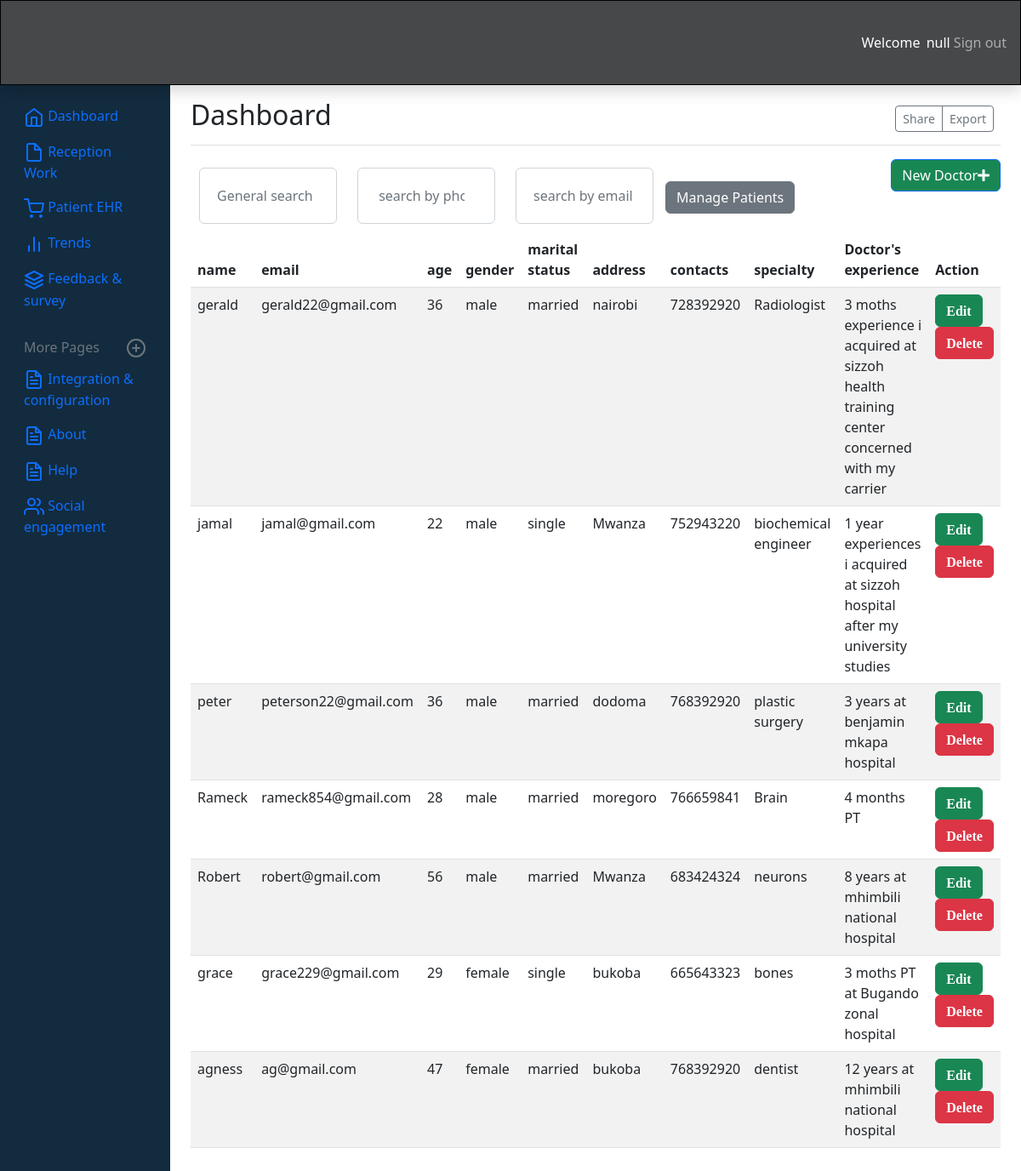
Screenshot of /RegDoc (signed in) with the database file from the repository.
### APP/models.py (models this page shows)
class Staff(models.Model):
     name = models.CharField(max_length=100)
     email= models.EmailField()
     age = models.IntegerField()
     gender = models.CharField(max_length=100)
     marital = models.CharField(max_length=100)
     phone = models.IntegerField()
     address = models.CharField(max_length=200)
     training = models.TextField(max_length=255, default="college training")
     experience = models.TextField(max_length=300, default=" ")
     role = models.CharField(max_length=200, default="doctor")
     specialty = models.CharField(max_length=200)

### APP/views.py (the view)
# urls.py: path('RegDoc', views.RegDoc, name='RegDoc'),
@login_required(login_url="index")
def RegDoc(request):
    customer = customers.objects.all()
    if "name" in request.GET:
        doc_name = request.GET['name']
        doc = Staff.objects.filter(Q(name__icontains=doc_name)|Q(phone__icontains=doc_name)|Q(email__icontains=doc_name))
    else:
        doc = Staff.objects.all()
    context = {'doc':doc,
               'customer':customer
              }
    return render(request, 'registered_doctors.html', context)

### templates/registered_doctors.html (shortened to what this page needs)
 {%extends 'base.html'%}
 {%load static%}
    {%block content%}
    <div class="container-l" id="attended">
        <div class="form-group">
        <a href="{%url 'doctor'%}"><button class="btn btn-primary bg-success" type"button" id="new">New Doctor<i class="fa fa-plus"></i></button></a>
        </div>
        <input type="text" class="form-control" name="name" id="doc_name" placeholder="General search" oninput="doctor1();">
        <input type="number" class="form-control" name="name" id="doc_phone" placeholder=" search by phone number" oninput="doctor2();">
        <input type="email" class="form-control" name="name" id="doc_email" placeholder="search by email" oninput="doctor3();">
        <a href="#"><button type="button" class="btn btn-secondary" id="patient_manage">Manage Patients</button></a>
         <form class="form">
            <div class="table-responsive">
           <table class="table table-striped">
            <thead>
                <tr>
                    <th scope="col">name</th>
                    <th scope="col">email</th>
                    <th scope="col">age</th>
                    <th scope="col">gender</th>
                    <th scope="col">marital status</th>
                    <th scope="col">address</th>
                    <th scope="col">contacts</th>
                    <th scope="col">specialty</th>
                    <th scope="col">Doctor's experience</th>
                    <th scope="col">Action</th>
                </tr>
            </thead>
            <tbody>
               {%for i in doc%}
                <tr>
                    <td>{{i.name}}</td>
                    <td>{{i.email}}</td>
                    <td>{{i.age}}</td>
                    <td>{{i.gender}}</td>
                    <td>{{i.marital}}</td>
                    <td>{{i.address}}</td>
                    <td>{{i.phone}}</td>
                    <td>{{i.specialty}}</td>
                    <td>{{i.experience}}</td>
                    <td>
                    <a href="{%url 'edit_staff' i.id%}"><button type="button"
                    class="btn btn-success btn-xs"><i class="fa fa-pencil">Edit</i></button></a>
                    <a href="{%url 'delete_staff' i.id%}"><button type="button"
                    class="btn btn-danger btn-xs"><i class="fa fa-trash-can">Delete</i></button></a>
                    </td>
                </tr>
               {%endfor%}
            </tbody>
           </table>
           </div>
           <br>
        <br>
        <br>
        </form>
    </div>
    {%endblock%}

### static/style.css (style rules this page uses)
* { margin: 0%; padding:0%; }
body { margin: 0%; padding: auto; overflow-x: hidden; }
#attended input { max-width:17%; padding: 20px; display: inline; margin: 10px; }
#new { float: right; }

### rows the page displays
Staff: name "gerald", email "gerald22@gmail.com", age "36", gender "male", marital "married", address "nairobi", phone "728392920", specialty "Radiologist", experience "3 moths experience i acquired at sizzoh health training center concerned with my carrier"
Staff: name "jamal", email "jamal@gmail.com", age "22", gender "male", marital "single", address "Mwanza", phone "752943220", specialty "biochemical engineer", experience "1 year experiences i acquired at sizzoh hospital after my university studies"
Staff: name "peter", email "peterson22@gmail.com", age "36", gender "male", marital "married", address "dodoma", phone "768392920", specialty "plastic surgery", experience "3 years at benjamin mkapa hospital"
Staff: name "Rameck", email "rameck854@gmail.com", age "28", gender "male", marital "married", address "moregoro", phone "766659841", specialty "Brain", experience "4 months PT"
Staff: name "Robert", email "robert@gmail.com", age "56", gender "male", marital "married", address "Mwanza", phone "683424324", specialty "neurons", experience "8 years at mhimbili national hospital"
Staff: name "grace", email "grace229@gmail.com", age "29", gender "female", marital "single", address "bukoba", phone "665643323", specialty "bones", experience "3 moths PT at Bugando zonal hospital"
Staff: name "agness", email "ag@gmail.com", age "47", gender "female", marital "married", address "bukoba", phone "768392920", specialty "dentist", experience "12 years at mhimbili national hospital"
